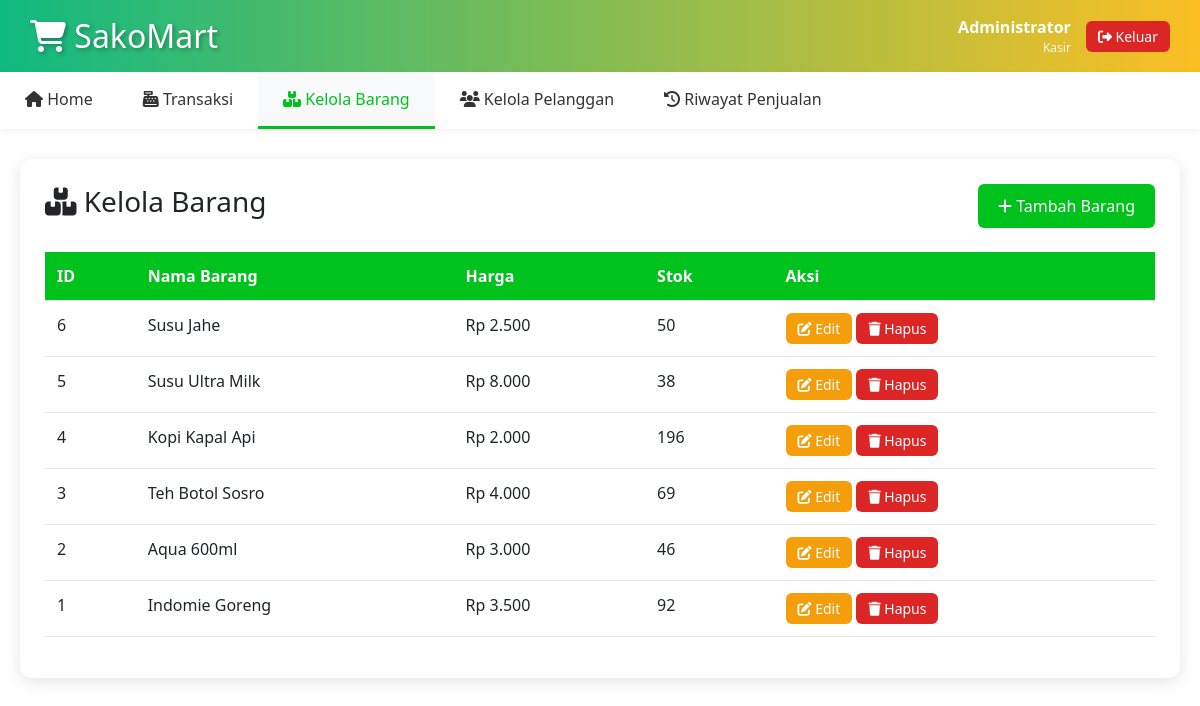
Screenshot of /kelola_barang.php (signed in) with the database file from the repository.
### tables this page shows
CREATE TABLE `barang` (
  `id` int(11) NOT NULL,
  `nama_barang` varchar(100) NOT NULL,
  `harga` decimal(10,2) NOT NULL,
  `stok` int(11) NOT NULL DEFAULT 0,
  `created_at` timestamp NULL DEFAULT current_timestamp()
);

### includes/functions.php (called while the page is built, shortened)
<?php
function formatRupiah($angka) {
    return 'Rp ' . number_format($angka, 0, ',', '.');
}
?>

### kelola_barang.php (the view, shortened to what this page needs)
<?php
require_once 'includes/config.php';
require_once 'includes/functions.php';
$query = "SELECT * FROM barang ORDER BY id DESC";
$result = mysqli_query($conn, $query);
include 'includes/header.php';
?>
<div class="container-custom">
    <div class="table-container">
        <div class="d-flex justify-content-between align-items-center mb-4">
            <h3><i class="fas fa-boxes"></i> Kelola Barang</h3>
            <button class="btn btn-primary" data-bs-toggle="modal" data-bs-target="#modalTambah">
                <i class="fas fa-plus"></i> Tambah Barang
            </button>
        </div>
        <div class="table-responsive">
            <table class="table">
                <thead>
                    <tr>
                        <th>ID</th>
                        <th>Nama Barang</th>
                        <th>Harga</th>
                        <th>Stok</th>
                        <th>Aksi</th>
                    </tr>
                </thead>
                <tbody>
                    <?php while ($row = mysqli_fetch_assoc($result)): ?>
                    <tr>
                        <td><?php echo $row['id']; ?></td>
                        <td><?php echo $row['nama_barang']; ?></td>
                        <td><?php echo formatRupiah($row['harga']); ?></td>
                        <td><?php echo $row['stok']; ?></td>
                        <td>
                            <button class="btn btn-warning btn-sm" onclick="editBarang(<?php echo htmlspecialchars(json_encode($row)); ?>)">
                                <i class="fas fa-edit"></i> Edit
                            </button>
                            <a href="?hapus=<?php echo $row['id']; ?>" class="btn btn-danger btn-sm" onclick="return confirm('Yakin ingin menghapus?')">
                                <i class="fas fa-trash"></i> Hapus
                            </a>
                        </td>
                    </tr>
                    <?php endwhile; ?>
                </tbody>
            </table>
        </div>
    </div>
</div>
<?php include 'includes/footer.php'; ?>

### includes/header.php (shortened to what this page needs)
<!DOCTYPE html>
<html lang="id">
<head>
    <link href="https://cdn.jsdelivr.net/npm/bootstrap@5.3.0/dist/css/bootstrap.min.css" rel="stylesheet">
    <link rel="stylesheet" href="https://cdnjs.cloudflare.com/ajax/libs/font-awesome/6.4.0/css/all.min.css">
    <link rel="stylesheet" href="css/style.css">
</head>
<body>
    <header class="main-header">
        <div class="header-left">
            <h2><i class="fas fa-shopping-cart"></i> SakoMart</h2>
        </div>
        <div class="header-right">
            <div class="user-info">
                <div class="username"><?php echo $_SESSION['nama_lengkap']; ?></div>
                <div class="role">Kasir</div>
            </div>
            <a href="logout.php" class="btn btn-danger btn-sm">
                <i class="fas fa-sign-out-alt"></i> Keluar
            </a>
        </div>
    </header>
    <nav class="main-nav">
        <ul class="nav-menu">
            <li><a href="index.php" class="<?php echo basename($_SERVER['PHP_SELF']) == 'index.php' ? 'active' : ''; ?>">
                <i class="fas fa-home"></i> Home
            </a></li>
            <li><a href="transaksi.php" class="<?php echo basename($_SERVER['PHP_SELF']) == 'transaksi.php' ? 'active' : ''; ?>">
                <i class="fas fa-cash-register"></i> Transaksi
            </a></li>
            <li><a href="kelola_barang.php" class="<?php echo basename($_SERVER['PHP_SELF']) == 'kelola_barang.php' ? 'active' : ''; ?>">
                <i class="fas fa-boxes"></i> Kelola Barang
            </a></li>
            <li><a href="kelola_pelanggan.php" class="<?php echo basename($_SERVER['PHP_SELF']) == 'kelola_pelanggan.php' ? 'active' : ''; ?>">
                <i class="fas fa-users"></i> Kelola Pelanggan
            </a></li>
            <li><a href="riwayat.php" class="<?php echo basename($_SERVER['PHP_SELF']) == 'riwayat.php' ? 'active' : ''; ?>">
                <i class="fas fa-history"></i> Riwayat Penjualan
            </a></li>
        </ul>
    </nav>

### includes/footer.php (shortened to what this page needs)
</body>
</html>

### css/style.css (style rules this page uses)
:root { --primary-color: #00c21d; --secondary-color: #326b00; --success-color: #16a34a; --danger-color: #dc2626; --warning-color: #f59e0b; }
* { margin: 0; padding: 0; box-sizing: border-box; }
body { font-family: 'Segoe UI', Tahoma, Geneva, Verdana, sans-serif; background: #ffffff; min-height: 100vh; }
.main-header { background: linear-gradient(90deg, #10b981 0%, #fbbf24 100%); padding: 15px 30px; box-shadow: 0 2px 10px rgba(0,0,0,0.1); display: flex; justify-content: space-between; align-items: center; }
.header-left h2 { color: white; margin: 0; text-shadow: 2px 2px 4px rgba(0,0,0,0.3); }
.header-right { display: flex; align-items: center; gap: 15px; }
.user-info { text-align: right; }
.user-info .username { font-weight: 600; color: white; }
.user-info .role { font-size: 12px; color: rgba(255,255,255,0.9); }
.main-nav { background: white; padding: 0; box-shadow: 0 2px 5px rgba(0,0,0,0.05); }
.nav-menu { list-style: none; display: flex; margin: 0; padding: 0; }
.nav-menu li a { display: block; padding: 15px 25px; text-decoration: none; color: #333; font-weight: 500; border-bottom: 3px solid transparent; transition: all 0.3s; }
.nav-menu li a:hover, .nav-menu li a.active { color: var(--primary-color); border-bottom-color: var(--primary-color); background: #f8f9fa; }
.container-custom { max-width: 1400px; margin: 0 auto; padding: 30px 20px; }
.table-container { background: white; border-radius: 12px; padding: 25px; box-shadow: 0 4px 15px rgba(0,0,0,0.1); }
.table { width: 100%; border-collapse: collapse; }
.table th { background: var(--primary-color); color: white; padding: 12px; text-align: left; font-weight: 600; }
.table td { padding: 12px; border-bottom: 1px solid #e5e7eb; }
.btn { padding: 10px 20px; border: none; border-radius: 6px; cursor: pointer; font-weight: 500; transition: all 0.3s; text-decoration: none; display: inline-block; }
.btn-primary { background: var(--primary-color); color: white; }
.btn-danger { background: var(--danger-color); color: white; }
.btn-warning { background: var(--warning-color); color: white; }
.btn-sm { padding: 5px 12px; font-size: 14px; }

### rows the page displays
barang: id "6", nama_barang "Susu Jahe", harga "Rp 2.500", stok "50"
barang: id "5", nama_barang "Susu Ultra Milk", harga "Rp 8.000", stok "38"
barang: id "4", nama_barang "Kopi Kapal Api", harga "Rp 2.000", stok "196"
barang: id "3", nama_barang "Teh Botol Sosro", harga "Rp 4.000", stok "69"
barang: id "2", nama_barang "Aqua 600ml", harga "Rp 3.000", stok "46"
barang: id "1", nama_barang "Indomie Goreng", harga "Rp 3.500", stok "92"

### other values shown
$_SESSION['nama_lengkap'] "Administrator"
